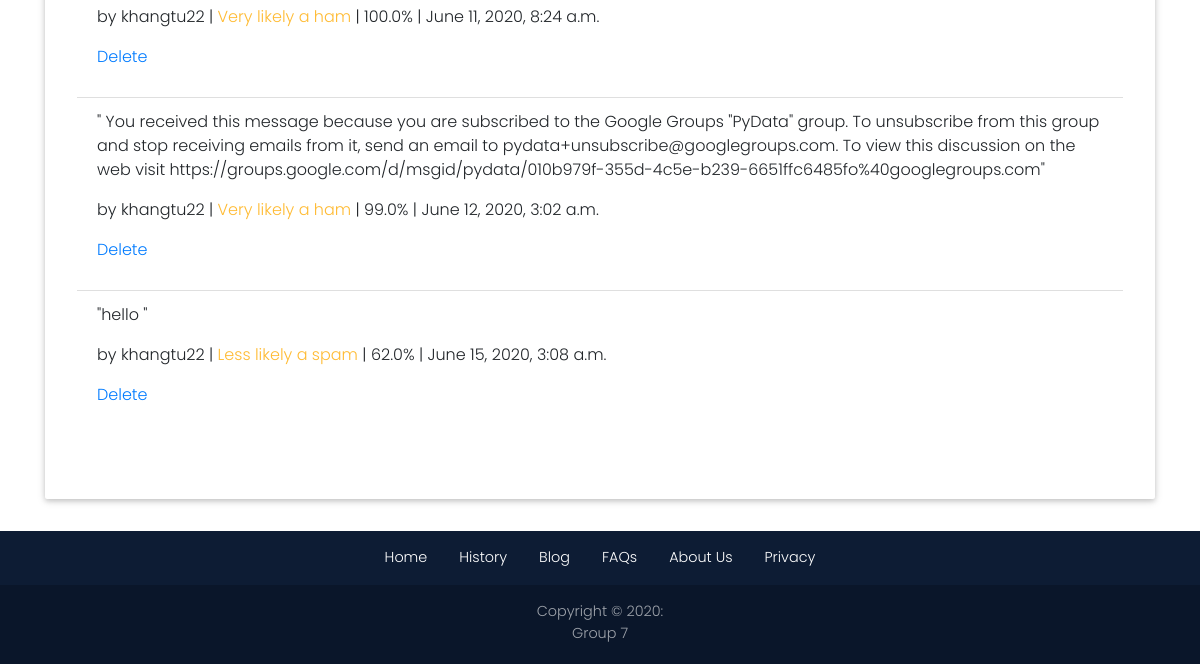
The page /history/ (signed in, lower part) on the database as committed earlier.
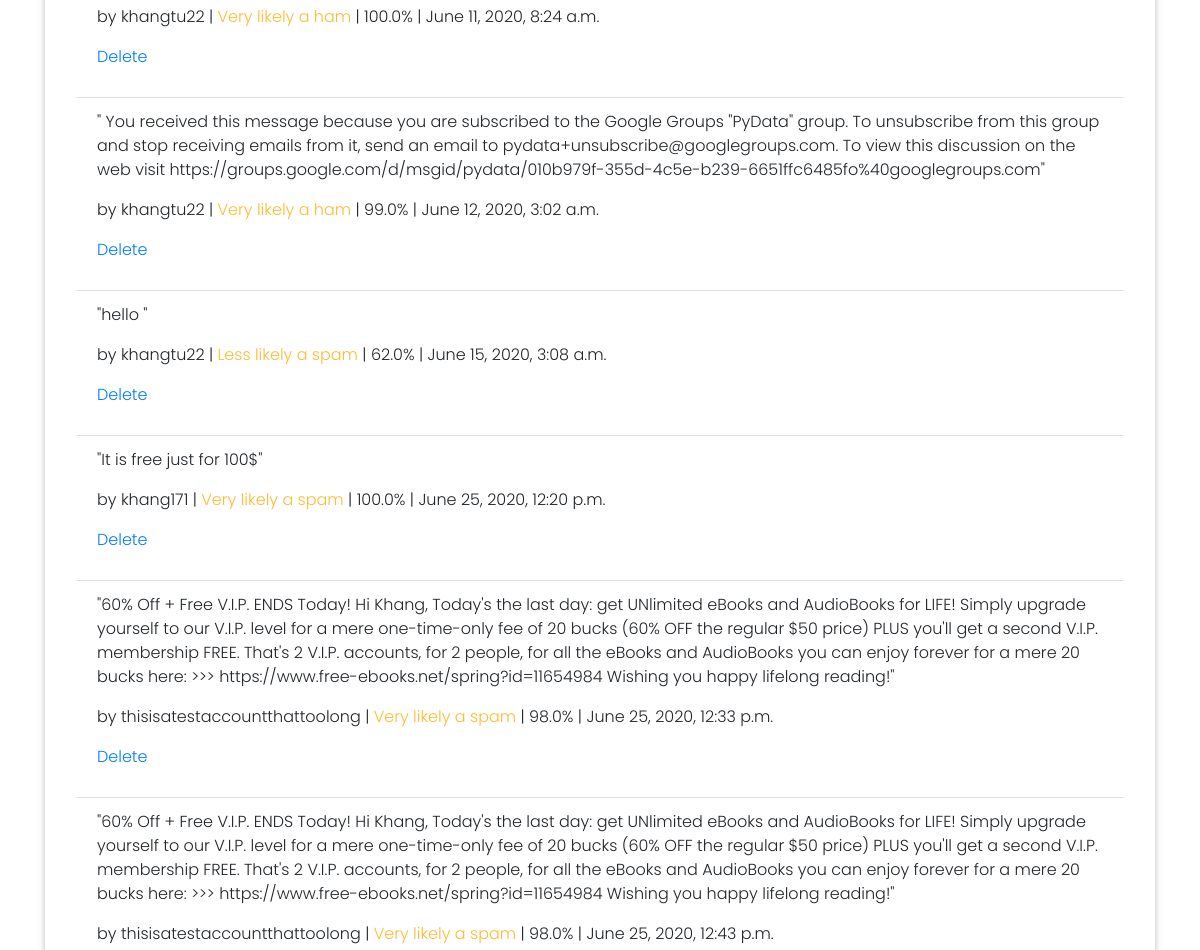
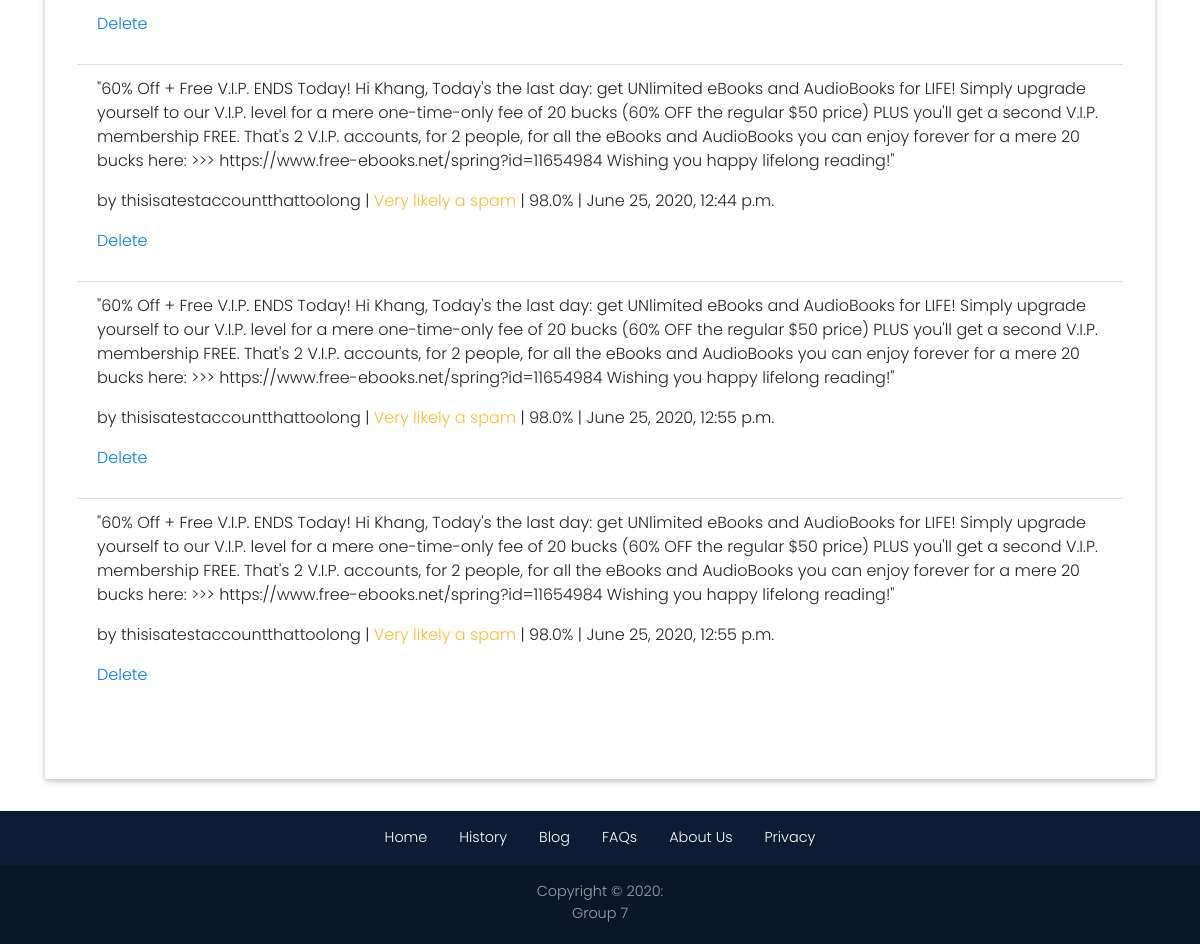
The same page on the database as committed later (2 pictures, top to bottom).
### spam_email/models.py (models this page shows, shortened)
class Email(models.Model):
    content = models.TextField()
    result = models.CharField(max_length=100)
    accuracy = models.CharField(max_length=100)
    last_updated = models.DateTimeField(auto_now=True)
    author = models.ForeignKey(
        get_user_model(),
        on_delete=models.CASCADE,
        related_name='+',
        default='1',
    )

### users/models.py (models this page shows)
class CustomUser(AbstractUser):
    objects = CustomUserManager()

### spam_email/views.py (the view)
# urls.py: path('history/', HistoryView.as_view(), name='history'),
class HistoryView(LoginRequiredMixin, ListView):
    model = Email
    template_name = 'history.html'
    login_url = 'login'

### templates/history.html (shortened to what this page needs)
{% extends 'base.html' %}
{% block content %}
    <div class="jumbotron mt-5">
        <ul class="list-group list-group-flush mt-5">
            {% for email in object_list %}
          <li class="list-group-item">
            <p>"{{ email.content }}"</p>
              {% if email.result == "ham" %}
                  <p> by {{ email.author }} |<span class="text-success"> {{ email.result }} </span>| {{ email.accuracy }}% | {{ email.last_updated }}</p>
              {% elif email.result == "spam" %}
                  <p> by {{ email.author }} |<span class="text-danger"> {{ email.result }} </span>| {{ email.accuracy }}% | {{ email.last_updated }}</p>
              {% else %}
                  <p> by {{ email.author }} |<span class="text-warning"> {{ email.result }} </span>| {{ email.accuracy }}% | {{ email.last_updated }}</p>
              {% endif %}
              <p>
                <a href="{% url 'email_delete' email.pk %}" class="changelink">Delete</a>
              </p>
          </li>
            {% endfor %}
        </ul>
    </div>
{% endblock content %}

### templates/base.html (shortened to what this page needs)
<!DOCTYPE html>
{% load static %}
<html lang="en" dir="ltr">
<head>
    <link rel="stylesheet" href="https://use.fontawesome.com/releases/v5.8.2/css/all.css">
    <link rel="stylesheet" type="text/css" href="{% static 'assets/MDB/css/mdb.min.css' %}">
    <link rel="stylesheet" type="text/css" href="{% static 'assets/MDB/css/bootstrap.min.css' %}">
    <link rel="stylesheet" type="text/css" href="{% static 'assets/MDB/css/mdb.css' %}">
    <link rel="stylesheet" type="text/css" href="{% static 'assets/css/base.css' %}">
</head>
<body class="body">
{% include "base/navbar.html" with base_name='SpamHam' %}
<div class="container" id="main">
    {% block content %}
    {% endblock %}
</div>
{% include "base/footer.html" with base_name='Footer' %}
</body>
</html>

### templates/base/navbar.html (shortened to what this page needs)
{% load static %}
<!DOCTYPE html>
<html lang="en">
<head>
</head>
<body>
</body>
</html>

### templates/base/footer.html (shortened to what this page needs)
{% load static %}
<head>
</head>
<body>
    <footer class="page-footer font-small ">
            <nav class="nav mt-3 justify-content-center py-2">
                <a class="nav-link" href="{% url 'home' %}">Home</a>
                <a class="nav-link" href="{% url 'history' %}"> History </a>
                <a class="nav-link" href="{% url 'home' %}"> Blog </a>
                <a class="nav-link" href="{% url 'home' %}"> FAQs </a>
                <a class="nav-link" href="{% url 'home' %}"> About Us </a>
                <a class="nav-link" href="{% url 'home' %}"> Privacy </a>
            </nav>
        <div class="footer-copyright text-center py-1 pt-3">
            Copyright © 2020:
            <p>Group 7</p>
        </div>
    </footer>
</body>

### static/assets/css/base.css (style rules this page uses)
body { font-family: 'Poppins',sans-serif; }

### templates/base.html (style rules this page uses)
#main { min-height: calc(100vh - 56px - 53px); }
.container { font-family: 'Poppins', sans-serif; }

### templates/base/footer.html (style rules this page uses)
.page-footer { background-color: rgb(13, 28, 52) !important; }

Rows that differ between the two databases and show on the page:
added Email: content "It is free just for 100$", author "khang171", result "Very likely a spam", accuracy "100.0", last_updated "June 25, 2020, 12:20 p.m."
added Email: content "60% Off + Free V.I.P. ENDS Today! Hi Khang, Today's the last day: get UNlimited eBooks and AudioBooks for LIFE! Simply upgrade yourself to our V.I.P. level for a mere one-time-only fee of 20 bucks (60% OFF the regular $50 price) PLUS you'll get a second V.I.P. membership FREE. That's 2 V.I.P. accounts, for 2 people, for all the eBooks and AudioBooks you can enjoy forever for a mere 20 bucks here: >>> https://www.free-ebooks.net/spring?id=11654984 Wishing you happy lifelong reading!", author "thisisatestaccountthattoolong", result "Very likely a spam", accuracy "98.0", last_updated "June 25, 2020, 12:33 p.m."
added Email: content "60% Off + Free V.I.P. ENDS Today! Hi Khang, Today's the last day: get UNlimited eBooks and AudioBooks for LIFE! Simply upgrade yourself to our V.I.P. level for a mere one-time-only fee of 20 bucks (60% OFF the regular $50 price) PLUS you'll get a second V.I.P. membership FREE. That's 2 V.I.P. accounts, for 2 people, for all the eBooks and AudioBooks you can enjoy forever for a mere 20 bucks here: >>> https://www.free-ebooks.net/spring?id=11654984 Wishing you happy lifelong reading!", author "thisisatestaccountthattoolong", result "Very likely a spam", accuracy "98.0", last_updated "June 25, 2020, 12:43 p.m."
added Email: content "60% Off + Free V.I.P. ENDS Today! Hi Khang, Today's the last day: get UNlimited eBooks and AudioBooks for LIFE! Simply upgrade yourself to our V.I.P. level for a mere one-time-only fee of 20 bucks (60% OFF the regular $50 price) PLUS you'll get a second V.I.P. membership FREE. That's 2 V.I.P. accounts, for 2 people, for all the eBooks and AudioBooks you can enjoy forever for a mere 20 bucks here: >>> https://www.free-ebooks.net/spring?id=11654984 Wishing you happy lifelong reading!", author "thisisatestaccountthattoolong", result "Very likely a spam", accuracy "98.0", last_updated "June 25, 2020, 12:44 p.m."
added Email: content "60% Off + Free V.I.P. ENDS Today! Hi Khang, Today's the last day: get UNlimited eBooks and AudioBooks for LIFE! Simply upgrade yourself to our V.I.P. level for a mere one-time-only fee of 20 bucks (60% OFF the regular $50 price) PLUS you'll get a second V.I.P. membership FREE. That's 2 V.I.P. accounts, for 2 people, for all the eBooks and AudioBooks you can enjoy forever for a mere 20 bucks here: >>> https://www.free-ebooks.net/spring?id=11654984 Wishing you happy lifelong reading!", author "thisisatestaccountthattoolong", result "Very likely a spam", accuracy "98.0", last_updated "June 25, 2020, 12:55 p.m."
added Email: content "60% Off + Free V.I.P. ENDS Today! Hi Khang, Today's the last day: get UNlimited eBooks and AudioBooks for LIFE! Simply upgrade yourself to our V.I.P. level for a mere one-time-only fee of 20 bucks (60% OFF the regular $50 price) PLUS you'll get a second V.I.P. membership FREE. That's 2 V.I.P. accounts, for 2 people, for all the eBooks and AudioBooks you can enjoy forever for a mere 20 bucks here: >>> https://www.free-ebooks.net/spring?id=11654984 Wishing you happy lifelong reading!", author "thisisatestaccountthattoolong", result "Very likely a spam", accuracy "98.0", last_updated "June 25, 2020, 12:55 p.m."
